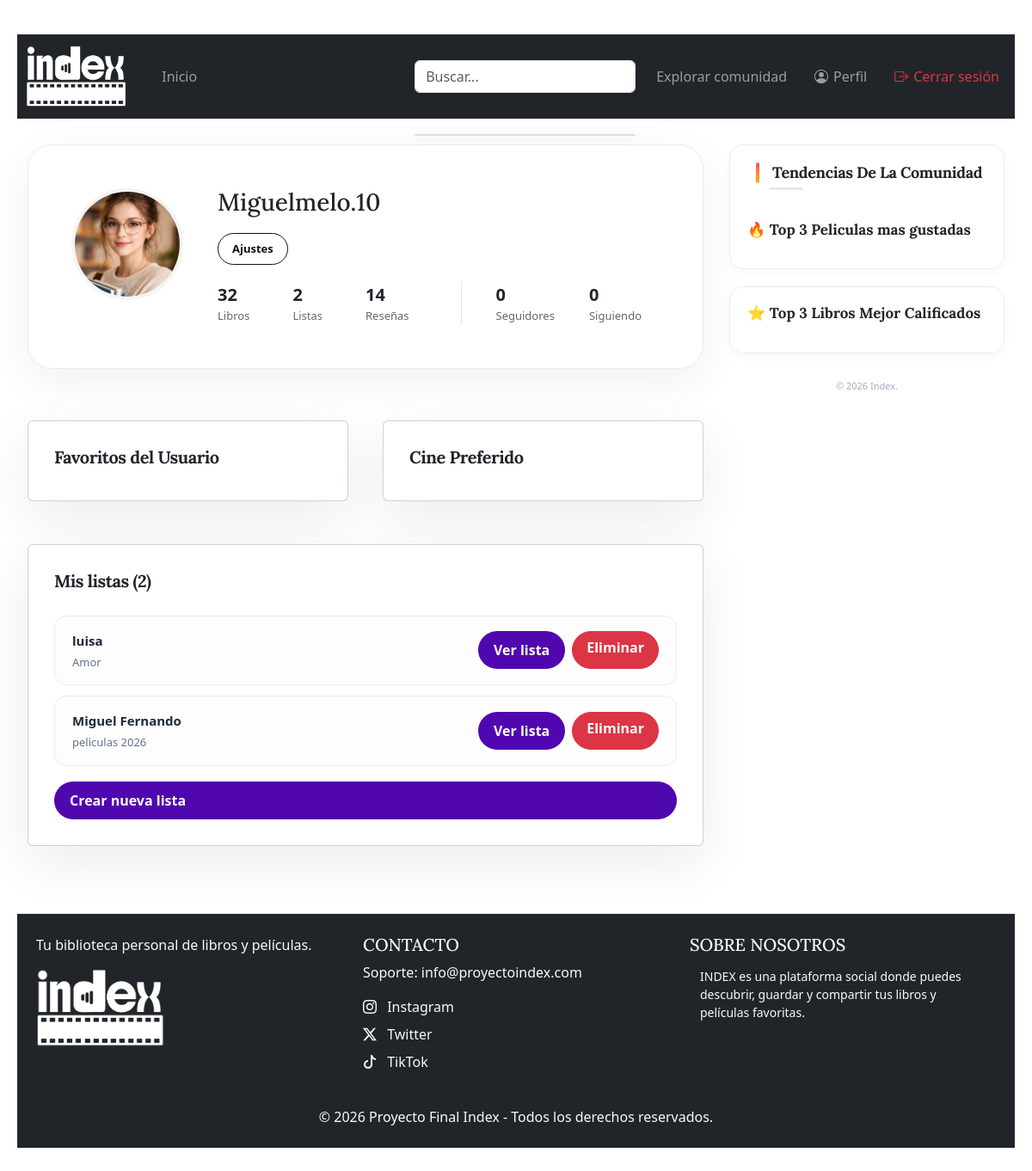
The app's page /index.php?ctl=perfil (signed in) with its own data.
### tables this page shows
CREATE TABLE IF NOT EXISTS `usuarios` (
  `id` int(11) NOT NULL AUTO_INCREMENT,
  `username` varchar(50) NOT NULL,
  `nombre` varchar(100) DEFAULT NULL,
  `apellido` varchar(100) DEFAULT NULL,
  `bio` text DEFAULT NULL,
  `foto` varchar(255) DEFAULT 'web/img/perfil/default.png',
  `email` varchar(150) NOT NULL,
  `contrasena` varchar(200) NOT NULL,
  `rol` enum('admin','usuario') NOT NULL DEFAULT 'usuario',
  `pais` varchar(100) DEFAULT NULL,
  `nivel` int(11) NOT NULL DEFAULT 1,
  `activo` int(11) NOT NULL DEFAULT 0,
  `top_libros` text DEFAULT NULL,
  `top_peliculas` text DEFAULT NULL,
  PRIMARY KEY (`id`),
  UNIQUE KEY `username` (`username`),
  UNIQUE KEY `email_unique` (`email`),
  UNIQUE KEY `username_unique` (`username`)
);

CREATE TABLE IF NOT EXISTS `listas` (
  `id` int(11) NOT NULL AUTO_INCREMENT,
  `id_usuario` int(11) NOT NULL,
  `nombre` varchar(150) NOT NULL,
  `descripcion` text DEFAULT NULL,
  `tipo` varchar(50) DEFAULT 'personal',
  `creada_en` timestamp NOT NULL DEFAULT current_timestamp(),
  PRIMARY KEY (`id`),
  KEY `id_usuario` (`id_usuario`),
  CONSTRAINT `listas_ibfk_1` FOREIGN KEY (`id_usuario`) REFERENCES `usuarios` (`id`) ON DELETE CASCADE
);

### app/Controllers/UsuarioController.php (called while the page is built, shortened)
<?php
class UsuarioController
{
    private $usuarioModel;
    public function __construct($session)
    {
        $this->usuarioModel = new UsuarioModel();
    }
    public function perfil()
    {
        $idUsuario = $_SESSION['id_usuario'] ?? null;
        $idPerfil = $_GET['id'] ?? $idUsuario;
        $usuario = $this->usuarioModel->obtenerPorId($idPerfil);
        $listasModel = new ListaModel();
        $listas = $listasModel->obtenerListasPorUsuario($idPerfil);
        $numeroListas = count($listas);
        $seguidorModel = new SeguidorModel();
        $seguidores = $seguidorModel->obtenerSeguidores($idPerfil);
        $seguidos   = $seguidorModel->obtenerSeguidos($idPerfil);
        require __DIR__ . '/../templates/perfil.php';
    }
}

### index.php (called while the page is built, shortened)
<?php
require_once __DIR__ . '/app/Models/ListaModel.php';
require_once __DIR__ . '/app/Models/UsuarioModel.php';
require_once __DIR__ . '/app/Models/SeguidorModel.php';
require_once __DIR__ . '/app/Core/Database.php';
require_once __DIR__ . '/app/Controllers/UsuarioController.php';
$session = new SessionManager(
    loginPage: 'index.php?ctl=login',
    timeout: 600
);
$ruta = $_REQUEST['ctl'] ?? 'inicio';
$actionName     = $map[$ruta]['action'];
if (!in_array($ruta, ['login', 'registro', 'recupero', 'reset', 'inicio'])) {
    $session->checkSecurity();
}
$controller = new $controllerName($session);
$controller->$actionName();

### app/Core/Database.php (called while the page is built, shortened)
<?php
class Database {
    private static ? PDO $instance = null;
    public static function getConnection(): PDO {
        if (self::$instance === null) {
                self::$instance = new PDO(
                    "mysql:host=" . DB_HOST . ";dbname=" . DB_NAME . ";charset=utf8mb4", DB_USER, DB_PASS,
                    [
                        PDO::ATTR_ERRMODE => PDO::ERRMODE_EXCEPTION,
                        PDO::ATTR_DEFAULT_FETCH_MODE => PDO::FETCH_ASSOC,
                        PDO::ATTR_EMULATE_PREPARES => false,
                    ]
                );
            }
            return self::$instance;
        }
    }
?>

### app/Models/UsuarioModel.php (called while the page is built, shortened)
<?php
class UsuarioModel
{
    private $db;
    public function __construct()
    {
$this->db = Database::getConnection();
    }
    public function obtenerPorId($id)
    {
        try {
            $query = "SELECT * FROM usuarios WHERE id = :id LIMIT 1";
            $stmt = $this->db->prepare($query);
            $stmt->bindParam(':id', $id, PDO::PARAM_INT);
            $stmt->execute();
            return $stmt->fetch(PDO::FETCH_ASSOC);
        } catch (PDOException $e) {
            error_log("Error al obtener usuario por ID: " . $e->getMessage());
            return false;
        }
    }
}

### app/Models/ListaModel.php (called while the page is built, shortened)
<?php
require_once dirname(__DIR__) . '/Core/Database.php';
class ListaModel {
public function obtenerListasPorUsuario(int $idUsuario): array
{
    $conexion = Database::getConnection();
    $sql = "SELECT id, nombre, descripcion, tipo, creada_en
            FROM listas
            WHERE id_usuario = ?
            ORDER BY creada_en DESC";
    $stmt = $conexion->prepare($sql);
    $stmt->execute([$idUsuario]);
    return $stmt->fetchAll(PDO::FETCH_ASSOC);
}
}

### app/Models/SeguidorModel.php (called while the page is built, shortened)
<?php
class SeguidorModel
{
    private $db;
    public function __construct()
    {
        $this->db = Database::getConnection();
    }
    public function obtenerSeguidores(int $usuarioId): array
    {
        $sql = "SELECT u.id, u.nombre, u.foto
                FROM seguidores s
                JOIN usuarios u ON u.id = s.seguidor_id
                WHERE s.seguido_id = :id";
        $stmt = $this->db->prepare($sql);
        $stmt->execute([':id' => $usuarioId]);
        return $stmt->fetchAll(PDO::FETCH_ASSOC);
    }
    public function obtenerSeguidos(int $usuarioId): array
    {
        $sql = "SELECT u.id, u.nombre, u.foto
                FROM seguidores s
                JOIN usuarios u ON u.id = s.seguido_id
                WHERE s.seguidor_id = :id";
        $stmt = $this->db->prepare($sql);
        $stmt->execute([':id' => $usuarioId]);
        return $stmt->fetchAll(PDO::FETCH_ASSOC);
    }
}

### app/templates/perfil.php (the view, shortened to what this page needs)
<?php
$fotoPerfil = trim($usuario['foto'] ?? '');
?>
<!DOCTYPE html>
<html lang="es">
<head>
    <link rel="stylesheet" href="web/css/stylePerfil.css">
    <link rel="stylesheet" href="web/css/styleFuentes.css">
</head>
<body class="perfil-page">
<?php include_once __DIR__ . '/../templates/header.php'; ?>
<main class="container-fluid dashboard-layout">
    <section class="feed-principal">
        <section class="perfil-header">
            <div class="perfil-container">
                <div class="perfil-avatar">
                    <img src="<?= htmlspecialchars($fotoPerfil) ?>" alt="Foto de perfil">
                </div>
                <div class="perfil-info">
                    <h2><?= htmlspecialchars($usuario['username']) ?></h2>
                    <div class="perfil-botones">
                        <?php if ($_SESSION['id_usuario'] == $usuario['id']): ?>
                            <a href="index.php?ctl=ajustesPerfil" class="btn-outline">Ajustes</a>
                        <?php endif; ?>
                    </div>
                    <div class="perfil-stats-wrapper">
                        <div class="stats-izquierda">
                            <div><strong>32</strong><span>Libros</span></div>
                            <div><strong><?= $numeroListas ?? 0 ?></strong><span>Listas</span></div>
                            <div><strong>14</strong><span>Reseñas</span></div>
                        </div>
                        <div class="stats-derecha">
                            <a href="index.php?ctl=verSeguidores&id=<?= $usuario['id'] ?>">
                                <strong><?= count($seguidores) ?></strong><span>Seguidores</span>
                            </a>
                            <a href="index.php?ctl=verSeguidos&id=<?= $usuario['id'] ?>">
                                <strong><?= count($seguidos) ?></strong><span>Siguiendo</span>
                            </a>
                        </div>
                    </div>
                </div>
            </div>
        </section>
        <section class="perfil-contenido">
            <div class="bloques-superiores">
                <div class="card">
                    <h3>Favoritos del Usuario</h3>
                </div>
                <div class="card">
                    <h3>Cine Preferido</h3>
                </div>
            </div>
            <div class="card listas">
                <h3>Mis listas (<?= $numeroListas ?? 0 ?>)</h3>
                <div class="listas-container">
                    <?php foreach ($listas as $lista): ?>
                        <div class="lista-item-card">
                            <div class="lista-texto">
                                <strong><?= htmlspecialchars($lista['nombre']) ?></strong>
                                <p><?= htmlspecialchars($lista['descripcion']) ?></p>
                            </div>
                            <div class="d-flex justify-content-end gap-2">
                                <a href="index.php?ctl=verLista&id=<?= $lista['id'] ?>" class="btn-success">Ver lista</a>
                                <?php if ($_SESSION['id_usuario'] == $usuario['id']): ?>
                                    <a href="index.php?ctl=eliminarLista&id=<?= $lista['id'] ?>" class="btn btn-danger rounded-5 ps-3 pe-3 fw-semibold">Eliminar</a>
                                <?php endif; ?>
                            </div>
                        </div>
                    <?php endforeach; ?>
                </div>
                <?php if ($_SESSION['id_usuario'] == $usuario['id']): ?>
                    <a href="index.php?ctl=crearLista" class="btn-success crear-lista">Crear nueva lista</a>
                <?php endif; ?>
            </div>
        </section>
    </section>
    <aside class="sidebar-tendencias">
        <div class="sticky-sidebar">
            <div class="card-sidebar">
                <h2>Tendencias De La Comunidad</h2><br>
                <h3>🔥 Top 3 Peliculas mas gustadas</h3>
            </div>
            <div class="card-sidebar">
                <h3>⭐ Top 3 Libros Mejor Calificados</h3>
            </div>
            <footer class="footer-mini">
                <p>&copy; 2026 Index.</p>
            </footer>
        </div>
    </aside>
</main>
<?php include_once __DIR__ . '/../templates/footer.php'; ?>
</body>
</html>

### records on screen
usuarios: foto (placeholder picture), username "Miguelmelo.10"
listas: nombre "luisa", descripcion "Amor"
listas: nombre "Miguel Fernando", descripcion "peliculas 2026"

### other values on screen
$numeroListas "2"
count($seguidores) "0"
count($seguidos) "0"
